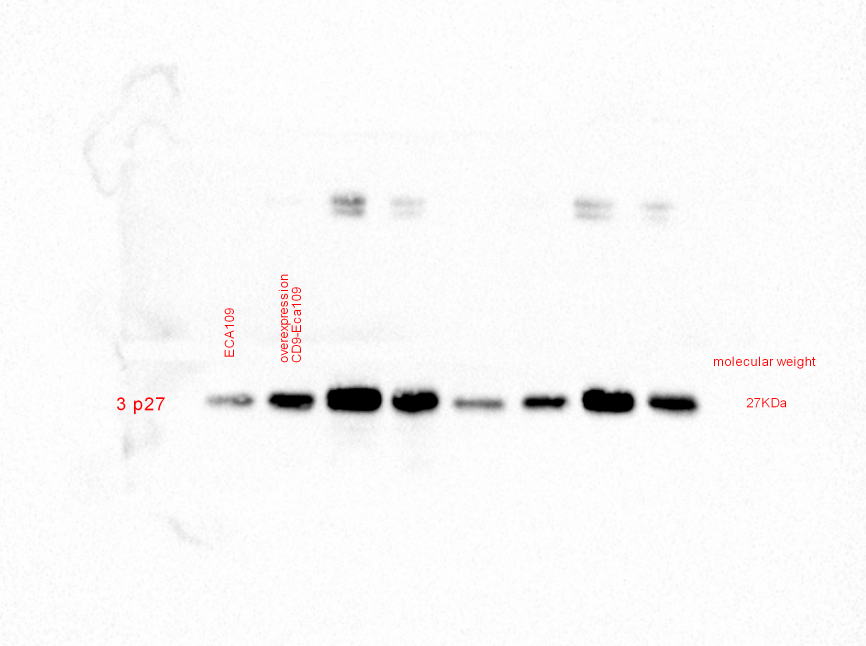
#> input picture Proof of Concept/images_separated/ECA.png, 2598 x 1937 px, found by its file name (shown at 1/3 size); its folder holds only this picture in this run
$ jupyter execute 'create fake image with input v2.0.ipynb'
#> lines starting #> are read from the running program, lines starting #| are printed output that depends on the picture; after the words box and inside, x2 and y2 are one past the last pixel; in counts of white or black regions, pixels touching at a corner belong together
[cell 1]
# referenced https://stackoverflow.com/questions/70999910/how-to-detect-a-rectangle-block-from-an-image-and-change-it-to-white-color
from IPython.display import Image
from PIL import Image
import numpy as np
import matplotlib.pyplot as plt
import cv2

[cell 2]
# file input, e.g. SCC25DDP_BMI1.jpg
old_file_path = input("File path: ")
#> the answer given: images_separated/ECA.png
old_image = cv2.imread("images_separated/" + old_file_path)
#> old_image is the input picture: shape (1937, 2598, 3); mean B, G, R 248.2, 248.2, 248.7

# convert to grayscale
gray = cv2.cvtColor(old_image, cv2.COLOR_BGR2GRAY)

# threshold
thresh = cv2.threshold(gray, 245, 255, cv2.THRESH_BINARY)[1]
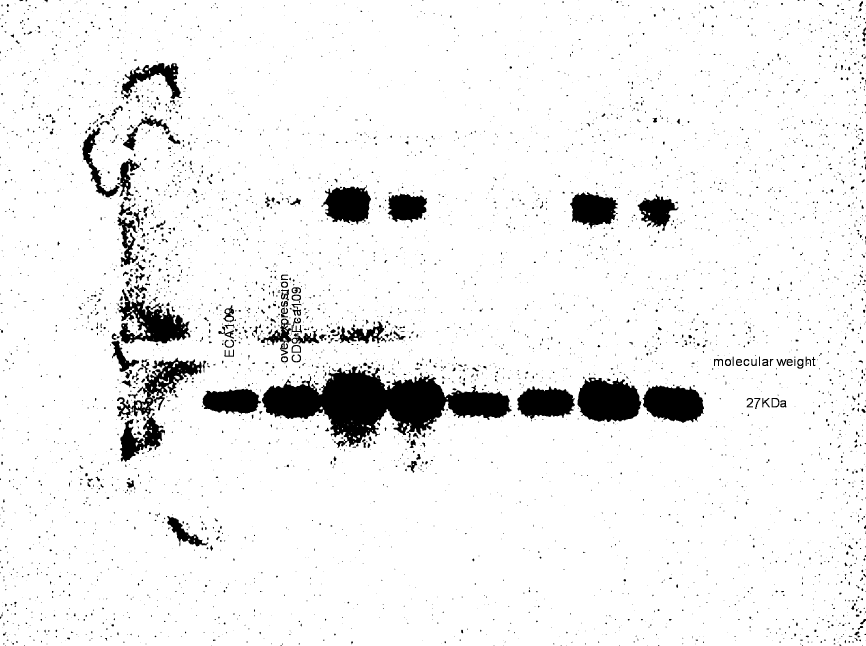
#> thresh: shape (1937, 2598) (shown at 1/3 size); 93.7% white; 4784 black regions (3969 under 20 px), largest, box (x1, y1, x2, y2) and area: (785, 1099, 1535, 1343) 83311, (351, 1073, 605, 1386) 21066, (1732, 1132, 1924, 1266) 19658

# invert
thresh = 255 - thresh
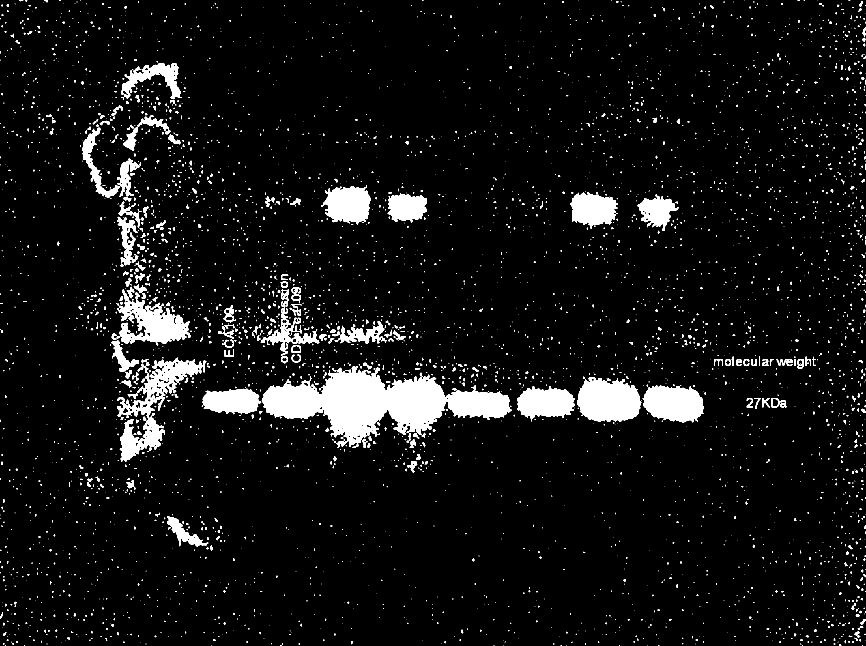
#> thresh: shape (1937, 2598) (shown at 1/3 size); 6.3% white; 4784 white regions (3969 under 20 px)

[cell 3]
# identify two columns to switch
# copy paste a column into new column

# get largest external contour
contours = cv2.findContours(thresh, cv2.RETR_EXTERNAL, cv2.CHAIN_APPROX_SIMPLE)
#> contours = 4782 contours, 4314 with area under 20; largest, box (x1, y1, x2, y2) and area: (785, 1099, 1535, 1343) 82353, (351, 1073, 605, 1386) 21654, (1732, 1132, 1924, 1266) 19385, (356, 867, 571, 1030) 16155, (1928, 1155, 2112, 1269) 15230
contours = contours[0] if len(contours) == 2 else contours[1]
big_contour = max(contours, key=cv2.contourArea)
#> big_contour = contour of 1775 points, box (x1, y1, x2, y2) (785, 1099, 1535, 1343), area 82353

# get bounding box of largest contour
x, y, w, h = cv2.boundingRect(big_contour)
#> x = 785; y = 1099; w = 750; h = 244

# make that region white in the input image
result = old_image.copy()
result[y: y + h, x: x + w] = (255, 255, 255)

# show thresh and result
cv2.imshow("result", result)
cv2.waitKey(0)
cv2.destroyAllWindows()

# save resulting image
cv2.imwrite('images_manipulated/' + old_file_path, result)
#> Out = True
